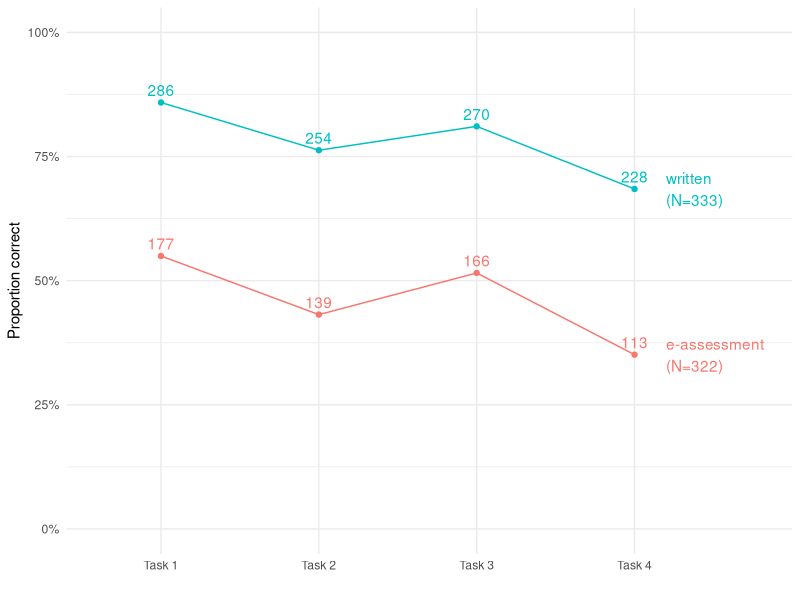
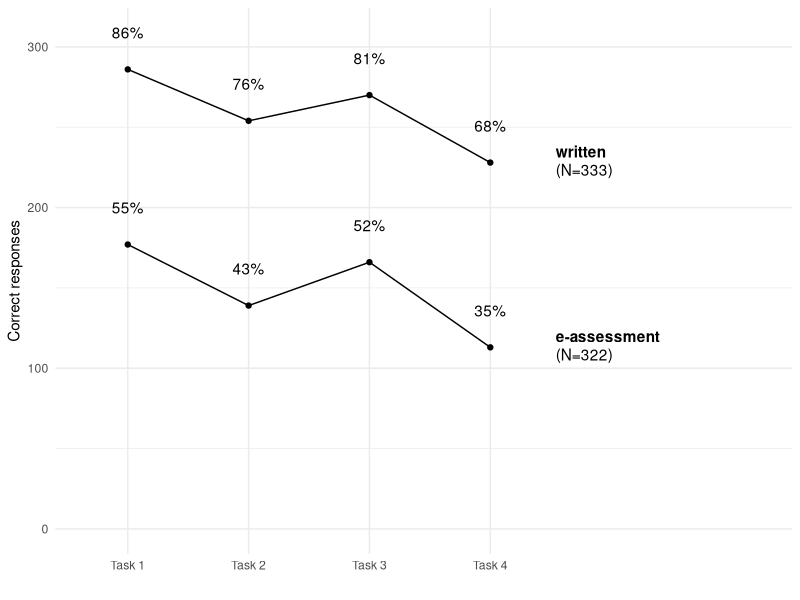
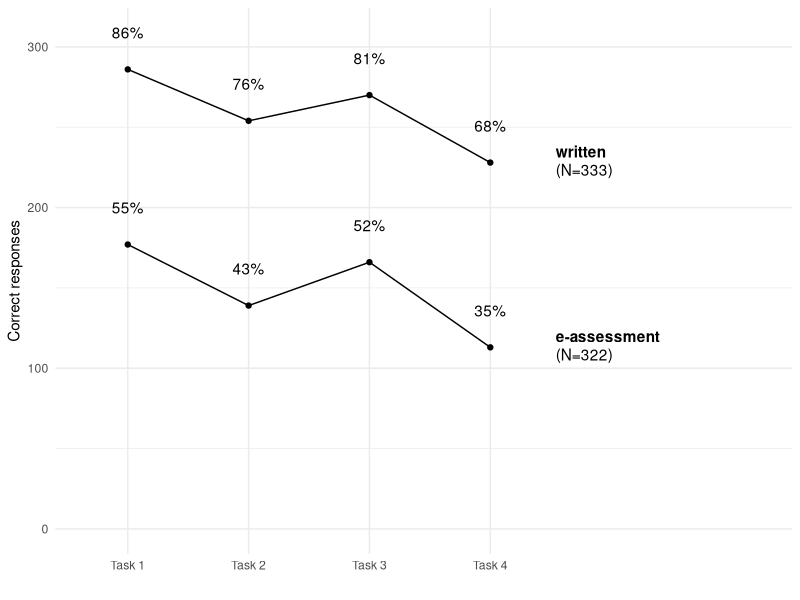
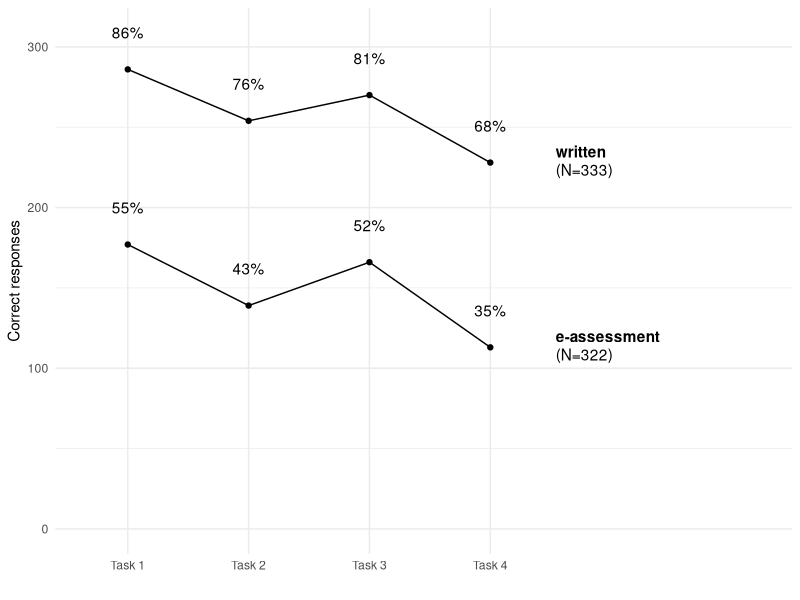

These charts were generated, in order, by the following R code:
library(tidyverse)
library(ggtext)
theme_set(theme_minimal())

scores <- tibble(
  #part = c("a", "b", "c", "d"),
  part = paste("Task", c(1:4)),
  `written` = c(286, 254, 270, 228),
  `e-assessment` = c(177, 139, 166, 113)
) %>% 
  pivot_longer(cols = -part, names_to = "format", values_to = "num_correct") %>% 
  mutate(num_responses = ifelse(format == "written", 333, 322)) %>% 
  mutate(prop_correct = num_correct / num_responses)

scores %>%
  ggplot(aes(
    x = part,
    y = prop_correct,
    colour = format,
    group = format
  )) +
  geom_point() +
  geom_text(aes(label = str_glue("{num_correct}")), position = position_nudge(y = 0.025)) +
  geom_text(
    data = scores %>% filter(part == "Task 4"),
    aes(
      label = str_glue("{format}\n(N={num_responses})"),
      x = part,
      y = prop_correct,
      color = format
    ),
    hjust = 0,
    position = position_nudge(x = 0.2)
  ) +
  geom_line() +
  scale_y_continuous(labels = scales::percent) +
  expand_limits(y = c(0, 1), x = 5) +
  labs(x = "", y = "Proportion correct") +
  guides(colour = FALSE)

scores %>%
  ggplot(aes(
    x = part,
    y = num_correct,
    group = format
  )) +
  geom_point() +
  geom_text(
    aes(label = str_glue("{round(prop_correct, 2)*100}%")),
    nudge_y = 23
  ) +
  geom_richtext(
    data = scores %>% filter(part == "Task 4"),
    aes(
      label = str_glue("<b>{format}</b><br>(N={num_responses})"),
      x = part,
      y = num_correct,
    ),
    hjust = 0,
    position = position_nudge(x = 0.5),
    fill = NA, label.color = NA
  ) +
  geom_line() +
  expand_limits(y = c(0, 1), x = 6.5) +
  labs(x = "", y = "Correct responses")
ggsave("paper/FIG_correctness.pdf", units = "cm", width = 10, height = 7)
ggsave("paper/FIG_correctness.svg", units = "cm", width = 10, height = 7)
